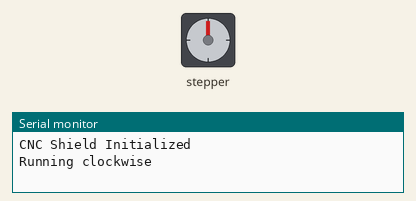
Recording of a sketch running on a simulated Arduino Uno, built with avr-gcc and run on an emulated ATmega328P. Shown: stepper motor, the last lines printed to the serial monitor. Wiring (inferred from the names in the program): stepper motor driver (200 steps per turn assumed): step pin 2; direction pin 5; enable pin 8.

Above: at 0.05 s.
At 0.2 s:
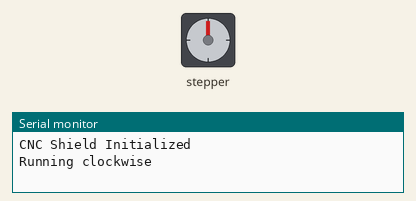
At 1.3 s:
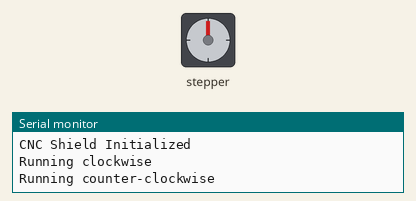
At 2.6 s:
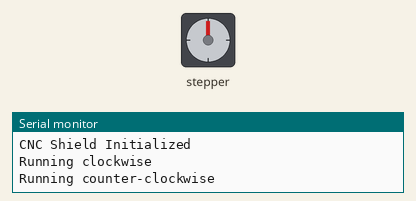
Timing chart, 0 to 6.1 s (numbered marks = the images above):
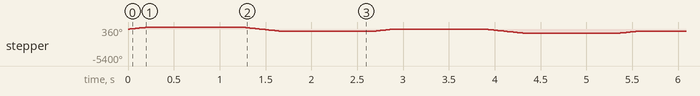

Measured:
- by itself, stepper: turns 360° clockwise in 0.20 s, then 720° counter-clockwise in 0.44 s, repeating every 2.6 s

The sketch:

CNC.ino
```cpp
const int enPin=8;
const int stepXPin = 2; //X.STEP
const int dirXPin = 5; // X.DIR
const int stepYPin = 3; //Y.STEP
const int dirYPin = 6; // Y.DIR
const int stepZPin = 4; //Z.STEP
const int dirZPin = 7; // Z.DIR
int stepPin=stepXPin;
int dirPin=dirXPin;
const int stepsPerRev=200;
int pulseWidthMicros = 100; 	// microseconds
int millisBtwnSteps = 1000;


void setup() {
 	Serial.begin(9600);
 	pinMode(enPin, OUTPUT);
 	digitalWrite(enPin, LOW);
 	pinMode(stepPin, OUTPUT);
 	pinMode(dirPin, OUTPUT);
 	Serial.println(F("CNC Shield Initialized"));
}
void loop() {
 	Serial.println(F("Running clockwise"));
 	digitalWrite(dirPin, HIGH); // Enables the motor to move in a particular direction
 	// Makes 200 pulses for making one full cycle rotation
 	for (int i = 0; i < stepsPerRev; i++) {
 			digitalWrite(stepPin, HIGH);
 			delayMicroseconds(pulseWidthMicros);
 			digitalWrite(stepPin, LOW);
 			delayMicroseconds(millisBtwnSteps);
 	}
 	delay(1000); // One second delay
 	Serial.println(F("Running counter-clockwise"));
 	digitalWrite(dirPin, LOW); //Changes the rotations direction
 	// Makes 400 pulses for making two full cycle rotation
 	for (int i = 0; i < 2*stepsPerRev; i++) {
 			digitalWrite(stepPin, HIGH);
 			delayMicroseconds(pulseWidthMicros);
 			digitalWrite(stepPin, LOW);
 			delayMicroseconds(millisBtwnSteps);
 	}
 	delay(1000);
}
```
